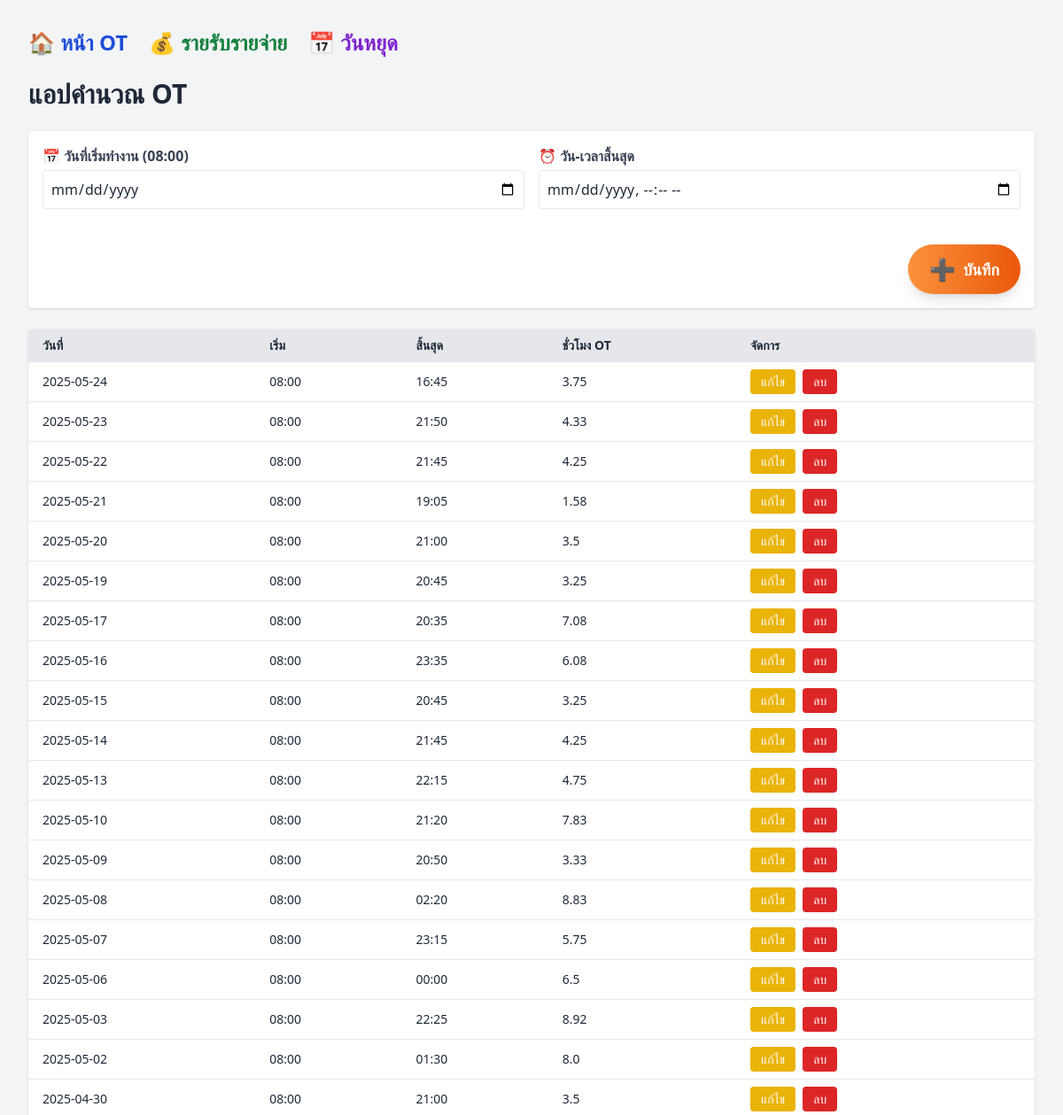
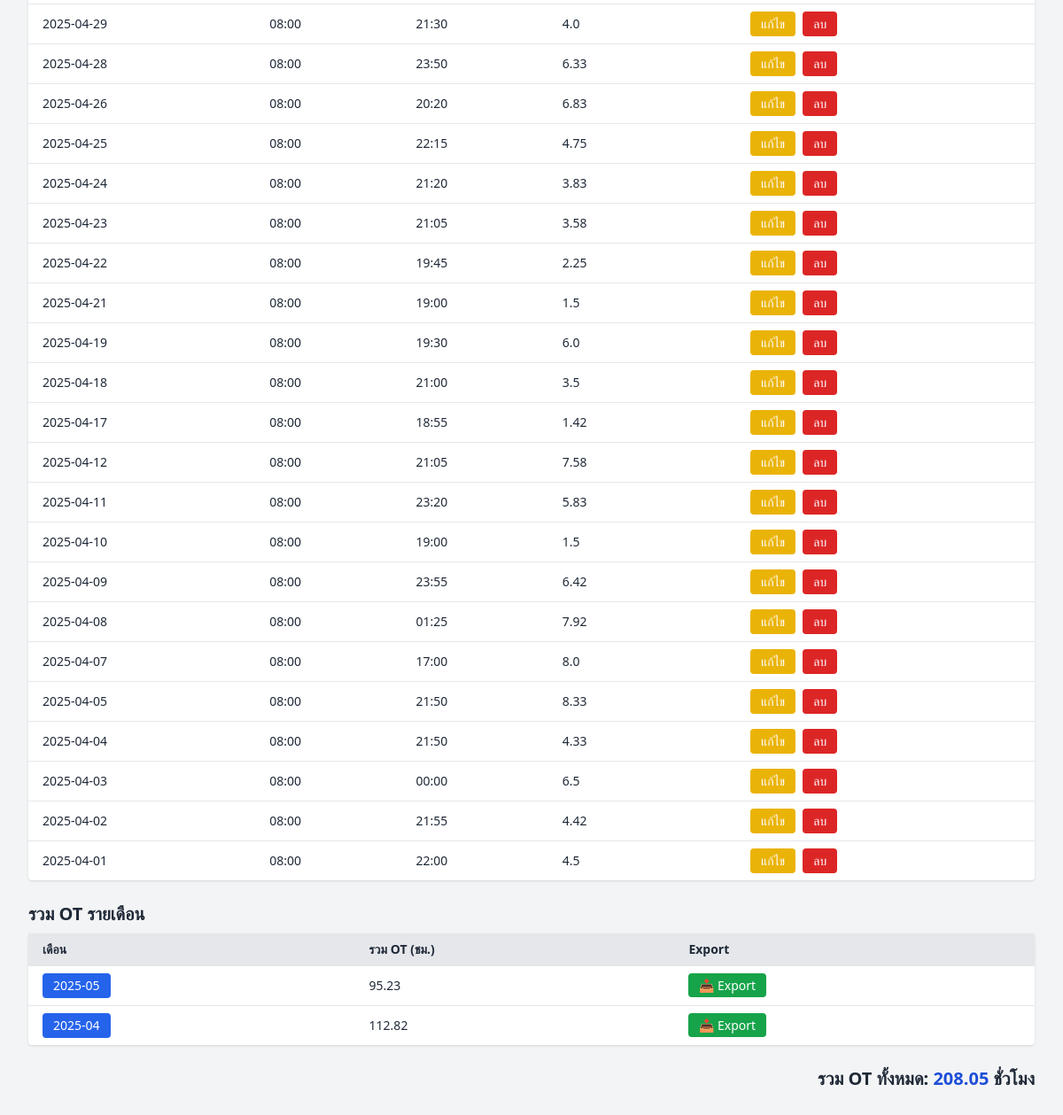
The page /index on the database as committed earlier (2 pictures, top to bottom).
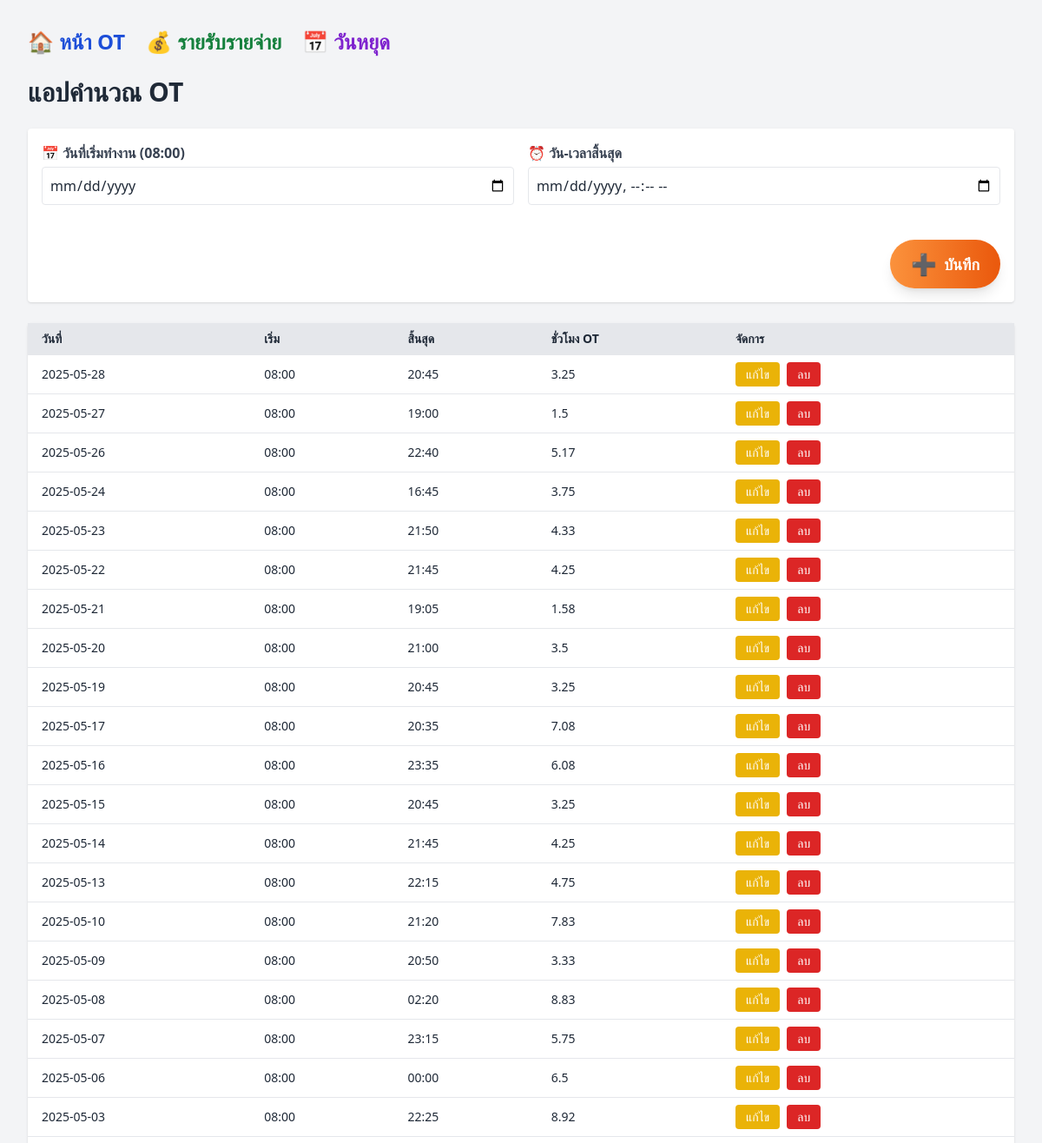
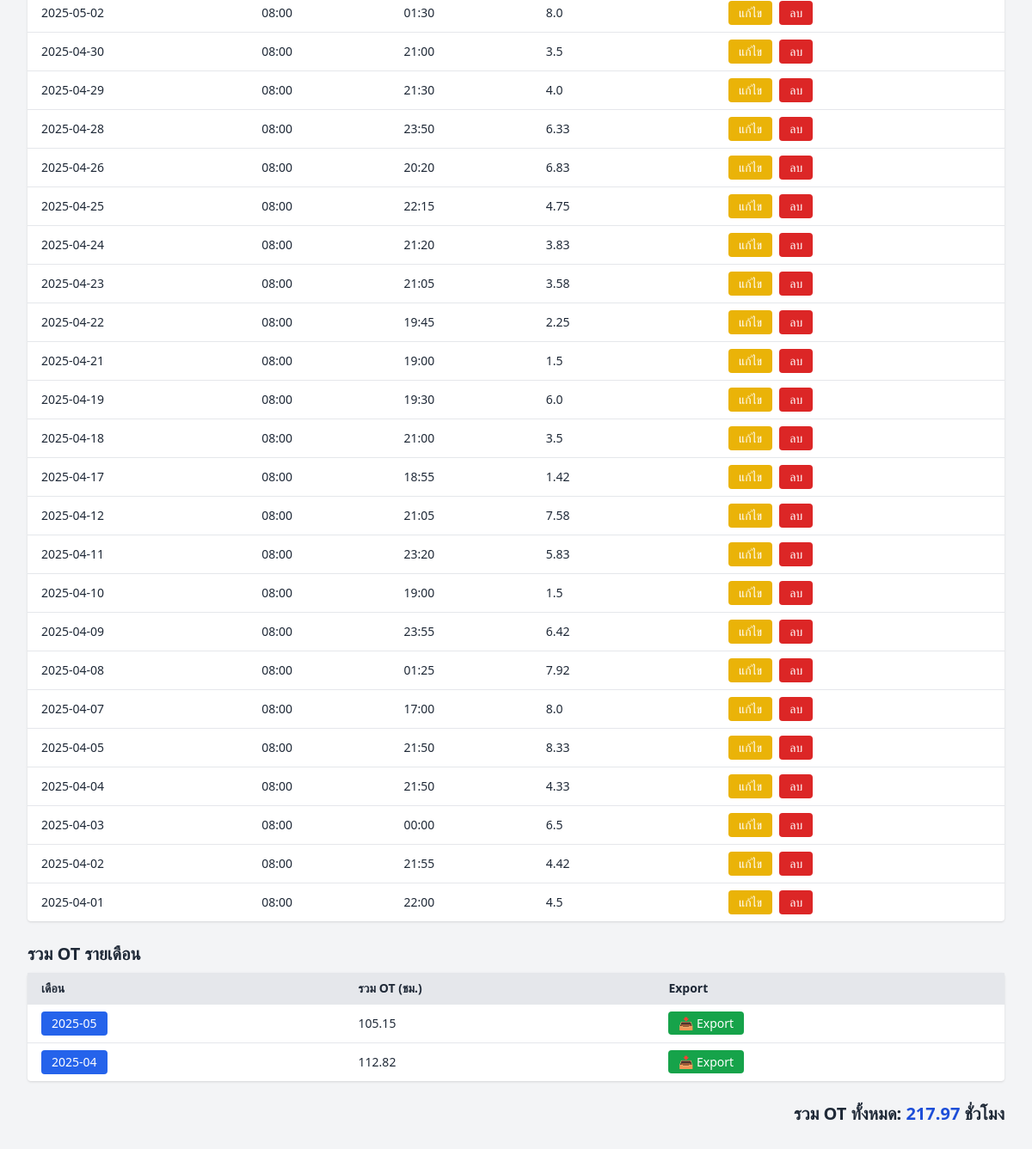
The same page on the database as committed later (2 pictures, top to bottom).
### tables this page shows
CREATE TABLE ot_records (
            id INTEGER PRIMARY KEY AUTOINCREMENT,
            work_date TEXT,
            start_time TEXT,
            end_time TEXT,
            ot_hours REAL
        );

### app.py (the view, shortened to what this page needs)
@app.route('/index', methods=['GET', 'POST'])
def index():
    conn = get_db_connection()
    sort_order = request.args.get('sort', 'desc')
    order_sql = 'ORDER BY work_date DESC' if sort_order == 'desc' else 'ORDER BY work_date ASC'
    records = conn.execute(f'SELECT * FROM ot_records {order_sql}').fetchall()
    total_ot = conn.execute('SELECT SUM(ot_hours) FROM ot_records').fetchone()[0] or 0
    monthly_ot = conn.execute('''
                              SELECT strftime('%Y-%m', work_date) AS month, SUM(ot_hours) AS total
                              FROM ot_records
                              GROUP BY month
                              ORDER BY month DESC
                              ''').fetchall()
    conn.close()
    return render_template('index.html', records=records, total_ot=round(total_ot, 2),
                           sort_order=sort_order, monthly_ot=monthly_ot)

### app.py (called while the page is built)
def get_db_connection():
    conn = sqlite3.connect(DB_FILE)
    conn.row_factory = sqlite3.Row
    return conn

### templates/index.html (shortened to what this page needs)
<!DOCTYPE html>
<html lang="th">
<head>
  <script src="{{ url_for('static', filename='js/tailwind.min.js') }}"></script>
</head>
<body class="p-8 bg-gray-100 text-gray-800">
  <nav class="flex gap-6 mb-6 text-2xl font-bold">
  <a href="{{ url_for('index') }}" class="text-blue-700 hover:text-blue-900">🏠 หน้า OT</a>
  <a href="{{ url_for('income_expense') }}" class="text-green-700 hover:text-green-900">💰 รายรับรายจ่าย</a><a href="{{ url_for('manage_holidays') }}" class="text-purple-700 hover:text-purple-900">📅 วันหยุด</a>
</nav>
  <h1 class="text-3xl font-bold mb-6">แอปคำนวณ OT</h1>
  <form method="post" class="bg-white p-4 rounded shadow mb-6 grid grid-cols-1 gap-4">
    <div class="grid grid-cols-1 md:grid-cols-2 gap-4 mb-6">
      <div>
        <label for="work_date" class="block mb-1 font-semibold text-gray-700">📅 วันที่เริ่มทำงาน (08:00)</label>
        <input type="date" id="work_date" name="work_date"
          class="w-full border rounded p-2 focus:ring-2 focus:ring-orange-400" required>
      </div>
      <div>
        <label for="end_time" class="block mb-1 font-semibold text-gray-700">⏰ วัน-เวลาสิ้นสุด</label>
        <input type="datetime-local" id="end_time" name="end_time"
          class="w-full border rounded p-2 focus:ring-2 focus:ring-orange-400" required>
      </div>
    </div>
    <div class="flex justify-end">
      <button type="submit"
        class="flex items-center gap-2 px-6 py-3 text-lg font-semibold text-white bg-gradient-to-r from-orange-400 to-orange-600 rounded-full shadow-lg hover:from-orange-500 hover:to-orange-700 transition-all">
        <span class="text-2xl">➕</span>
        <span>บันทึก</span>
      </button>
    </div>
  </form>
  <table class="w-full bg-white shadow rounded table-auto text-sm mb-6">
    <thead class="bg-gray-200 text-left">
      <tr>
        <th class="px-4 py-2">วันที่</th>
        <th class="px-4 py-2">เริ่ม</th>
        <th class="px-4 py-2">สิ้นสุด</th>
        <th class="px-4 py-2">ชั่วโมง OT</th>
        <th class="px-4 py-2">จัดการ</th>
      </tr>
    </thead>
    <tbody>
      {% for r in records %}
      <tr class="border-t hover:bg-gray-50">
        <td class="px-4 py-2">{{ r['work_date'] }}</td>
        <td class="px-4 py-2">{{ r['start_time'][11:16] }}</td>
        <td class="px-4 py-2">{{ r['end_time'][11:16] }}</td>
        <td class="px-4 py-2">{{ r['ot_hours'] }}</td>
        <td class="px-4 py-2 flex gap-2">
            <form action="{{ url_for('edit_ot', id=r['id']) }}" method="get">
  <button type="submit" class="px-3 py-1 bg-yellow-500 text-white rounded hover:bg-yellow-600">
    แก้ไข
  </button>
</form>
          <button onclick="showModal({{ r['id'] }}, '{{ r['work_date'] }}', '{{ r['start_time'][11:16] }}', '{{ r['end_time'][11:16] }}', {{ r['ot_hours'] }})"
                  class="px-3 py-1 bg-red-600 text-white rounded hover:bg-red-700">
            ลบ
          </button>
        </td>
      </tr>
      {% endfor %}
    </tbody>
  </table>
  <h2 class="mt-6 text-xl font-semibold">รวม OT รายเดือน</h2>
<table class="w-full mt-2 bg-white shadow rounded table-auto text-sm">
  <thead class="bg-gray-200 text-left">
    <tr>
      <th class="px-4 py-2">เดือน</th>
      <th class="px-4 py-2">รวม OT (ชม.)</th>
      <th class="px-4 py-2">Export</th>
    </tr>
  </thead>
  <tbody>
    {% for m in monthly_ot %}
    <tr class="border-t hover:bg-gray-50">
      <td class="px-4 py-2">
        <form action="{{ url_for('month_view', year_month=m['month']) }}" method="get">
          <button type="submit" class="text-white bg-blue-600 hover:bg-blue-700 px-3 py-1 rounded">
            {{ m['month'] }}
          </button>
        </form>
      </td>
      <td class="px-4 py-2">{{ m['total'] | round(2) }}</td>
      <td class="px-4 py-2">
        <a href="{{ url_for('export_month_csv', year_month=m['month']) }}"
           class="text-sm px-3 py-1 rounded bg-green-600 text-white hover:bg-green-700">
          📥 Export
        </a>
      </td>
    </tr>
    {% endfor %}
  </tbody>
</table>
  <div class="mt-6 text-right text-xl font-bold">
    รวม OT ทั้งหมด: <span class="text-blue-700">{{ total_ot }}</span> ชั่วโมง
  </div>
</body>
</html>

Rows that differ between the two databases and show on the page:
added ot_records: work_date "2025-05-28", start_time "08:00", end_time "20:45", ot_hours "3.25"
added ot_records: work_date "2025-05-27", start_time "08:00", end_time "19:00", ot_hours "1.5"
added ot_records: work_date "2025-05-26", start_time "08:00", end_time "22:40", ot_hours "5.17"
Other text that changed with them:
{{ total_ot }}: "208.05" → "217.97"
new list line: "2025-05 105.15 📥 Export"
list line gone: "2025-05 95.23 📥 Export"
